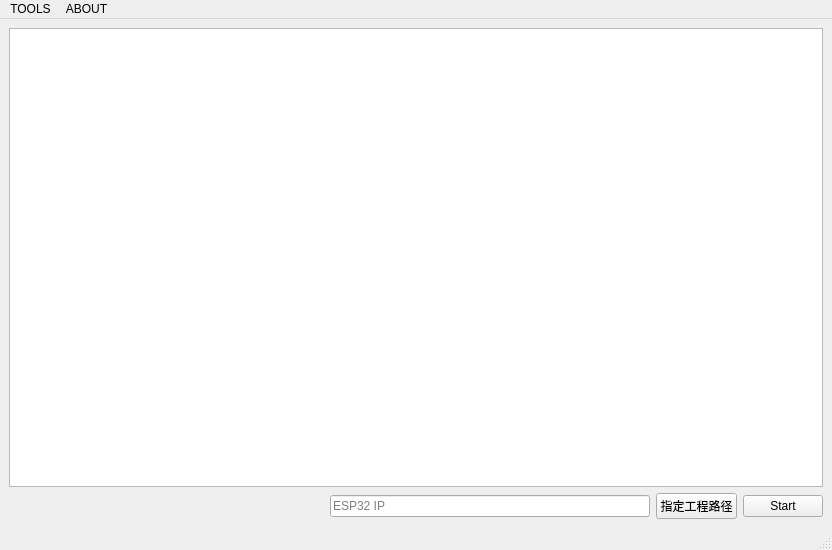
<?xml version="1.0" encoding="UTF-8"?>
<ui version="4.0">
 <class>MainWindow</class>
 <widget class="QMainWindow" name="MainWindow">
  <property name="geometry">
   <rect>
    <x>0</x>
    <y>0</y>
    <width>832</width>
    <height>550</height>
   </rect>
  </property>
  <property name="windowTitle">
   <string>MainWindow</string>
  </property>
  <widget class="QWidget" name="centralwidget">
   <layout class="QVBoxLayout" name="verticalLayout">
    <item>
     <widget class="QTextBrowser" name="text_browser"/>
    </item>
    <item>
     <layout class="QHBoxLayout" name="horizontalLayout_2">
      <item>
       <spacer name="horizontalSpacer">
        <property name="orientation">
         <enum>Qt::Horizontal</enum>
        </property>
        <property name="sizeHint" stdset="0">
         <size>
          <width>40</width>
          <height>20</height>
         </size>
        </property>
       </spacer>
      </item>
      <item>
       <widget class="QLineEdit" name="line_edit_ip">
        <property name="placeholderText">
         <string>ESP32 IP</string>
        </property>
       </widget>
      </item>
      <item>
       <widget class="QPushButton" name="button_path">
        <property name="text">
         <string>指定工程路径</string>
        </property>
       </widget>
      </item>
      <item>
       <widget class="QPushButton" name="button_start">
        <property name="text">
         <string>Start</string>
        </property>
       </widget>
      </item>
     </layout>
    </item>
   </layout>
  </widget>
  <widget class="QMenuBar" name="menubar">
   <property name="geometry">
    <rect>
     <x>0</x>
     <y>0</y>
     <width>832</width>
     <height>29</height>
    </rect>
   </property>
   <widget class="QMenu" name="menuDEPLOY">
    <property name="title">
     <string>TOOLS</string>
    </property>
    <addaction name="action_init_hotload"/>
    <addaction name="action_clean_up"/>
   </widget>
   <widget class="QMenu" name="menuABOUT">
    <property name="title">
     <string>ABOUT</string>
    </property>
    <addaction name="action_about_1zlab"/>
   </widget>
   <addaction name="menuDEPLOY"/>
   <addaction name="menuABOUT"/>
  </widget>
  <widget class="QStatusBar" name="statusbar"/>
  <action name="action_init_hotload">
   <property name="text">
    <string>deploy hotload to esp32</string>
   </property>
  </action>
  <action name="action_about_1zlab">
   <property name="text">
    <string>1ZLAB</string>
   </property>
  </action>
  <action name="action_clean_up">
   <property name="text">
    <string>clean up esp32</string>
   </property>
  </action>
 </widget>
 <resources/>
 <connections/>
</ui>
